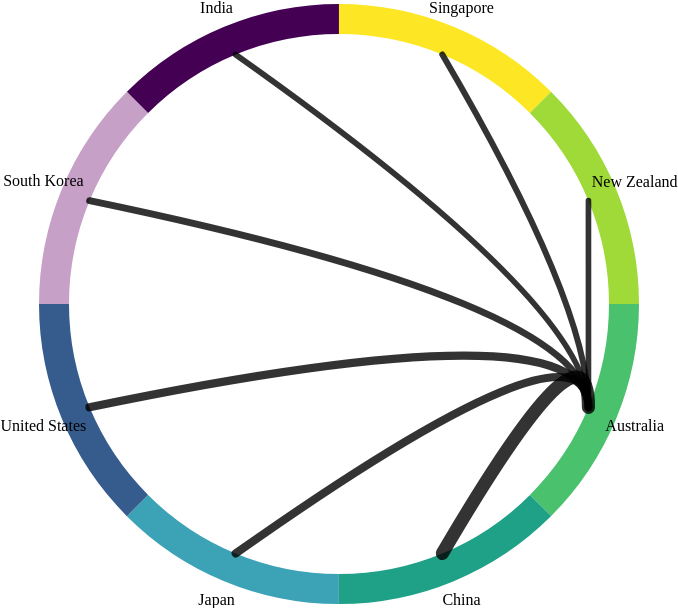

Write the Vega-Lite specification saved for this chart.
### Vega specification from a JSON file in a GitHub repository (floating-point values rounded to 4 significant figures)
{"$schema": "https://vega.github.io/schema/vega/v5.json", "width": 600, "height": 600, "signals": [{"name": "year", "value": "2021", "bind": {"input": "select", "options": ["2021", "2022"], "name": "Year: "}}, {"name": "centerX", "update": "width / 2"}, {"name": "centerY", "update": "height / 2"}, {"name": "inner_radius", "value": 270}, {"name": "outer_radius", "value": 300}], "data": [{"name": "arcs", "values": [{"category": "Australia", "startAngle": 0, "endAngle": 0.785, "color": "#fde725"}, {"category": "China", "startAngle": 0.785, "endAngle": 1.571, "color": "#a0da39"}, {"category": "Japan", "startAngle": 1.571, "endAngle": 2.356, "color": "#4ac16d"}, {"category": "United States", "startAngle": 2.356, "endAngle": 3.142, "color": "#1fa187"}, {"category": "South Korea", "startAngle": 3.142, "endAngle": 3.927, "color": "#3ca2b6"}, {"category": "India", "startAngle": 3.927, "endAngle": 4.712, "color": "#365c8d"}, {"category": "Singapore", "startAngle": 4.712, "endAngle": 5.498, "color": "#C6A0C6"}, {"category": "New Zealand", "startAngle": 5.498, "endAngle": 6.283, "color": "#440154"}]}, {"name": "connections", "values": [{"source": "Australia", "target": "China", "value_2021": 266962, "value_2022": 316874, "sourceStartAngle": 0, "sourceEndAngle": 0.785, "targetStartAngle": 0.785, "targetEndAngle": 1.571}, {"source": "Australia", "target": "Japan", "value_2021": 66987, "value_2022": 143369, "sourceStartAngle": 0, "sourceEndAngle": 0.785, "targetStartAngle": 1.571, "targetEndAngle": 2.356}, {"source": "Australia", "target": "United States", "value_2021": 67783, "value_2022": 94628, "sourceStartAngle": 0, "sourceEndAngle": 0.785, "targetStartAngle": 2.356, "targetEndAngle": 3.142}, {"source": "Australia", "target": "South Korea", "value_2021": 39444, "value_2022": 77582, "sourceStartAngle": 0, "sourceEndAngle": 0.785, "targetStartAngle": 3.142, "targetEndAngle": 3.927}, {"source": "Australia", "target": "India", "value_2021": 27069, "value_2022": 44970, "sourceStartAngle": 0, "sourceEndAngle": 0.785, "targetStartAngle": 3.927, "targetEndAngle": 4.712}, {"source": "Australia", "target": "Singapore", "value_2021": 28575, "value_2022": 50891, "sourceStartAngle": 0, "sourceEndAngle": 0.785, "targetStartAngle": 4.712, "targetEndAngle": 5.498}, {"source": "Australia", "target": "New Zealand", "value_2021": 23652, "value_2022": 34305, "sourceStartAngle": 0, "sourceEndAngle": 0.785, "targetStartAngle": 5.498, "targetEndAngle": 6.283}], "transform": [{"type": "formula", "expr": "(datum.sourceStartAngle + datum.sourceEndAngle) / 2", "as": "sourceAngle"}, {"type": "formula", "expr": "(datum.targetStartAngle + datum.targetEndAngle) / 2", "as": "targetAngle"}, {"type": "formula", "expr": "inner_radius * cos(datum.sourceAngle) + centerX", "as": "x1"}, {"type": "formula", "expr": "inner_radius * sin(datum.sourceAngle) + centerY", "as": "y1"}, {"type": "formula", "expr": "inner_radius * cos(datum.targetAngle) + centerX", "as": "x2"}, {"type": "formula", "expr": "inner_radius * sin(datum.targetAngle) + centerY", "as": "y2"}, {"type": "formula", "expr": "'M' + datum.x1 + ',' + datum.y1 + ' Q' + datum.x1 + ',' + centerY + ' ' + datum.x2 + ',' + datum.y2", "as": "path"}]}], "marks": [{"type": "arc", "from": {"data": "arcs"}, "encode": {"enter": {"fill": {"field": "color"}, "x": {"signal": "centerX"}, "y": {"signal": "centerY"}}, "update": {"startAngle": {"field": "startAngle"}, "endAngle": {"field": "endAngle"}, "padAngle": {"value": 0}, "innerRadius": {"signal": "inner_radius"}, "outerRadius": {"signal": "outer_radius"}}}}, {"type": "text", "from": {"data": "arcs"}, "encode": {"enter": {"text": {"signal": "datum.category"}, "fontSize": {"value": 16}, "align": {"value": "center"}, "baseline": {"value": "middle"}, "fill": {"value": "black"}, "font": {"value": "Lora"}}, "update": {"x": {"signal": "centerX + (outer_radius + 20) * cos((datum.startAngle + datum.endAngle) / 2)"}, "y": {"signal": "centerY + (outer_radius + 20) * sin((datum.startAngle + datum.endAngle) / 2)"}}}}, {"type": "path", "from": {"data": "connections"}, "encode": {"enter": {"opacity": {"value": 0.8}, "stroke": {"value": "black"}, "strokeCap": {"value": "round"}}, "update": {"path": {"field": "path"}, "strokeWidth": {"signal": "clamp(pow(datum['value_' + year], 0.35) / 6, 2, 25)"}, "tooltip": {"signal": "datum.target + ' and Australia: ' + datum['value_' + year] + ' ($ million)'", "font": {"value": "Lora"}}}}}]}
